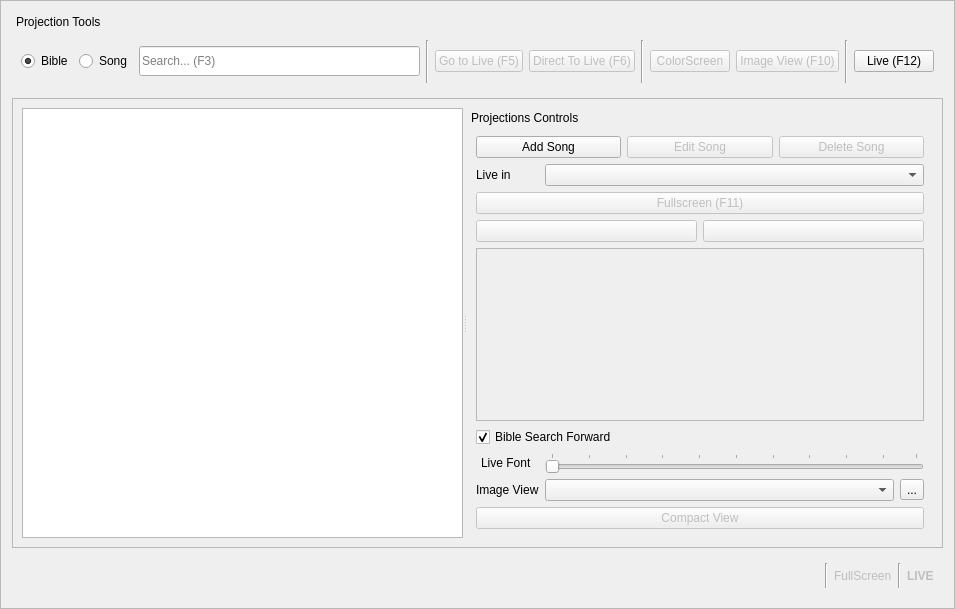
<?xml version="1.0" encoding="UTF-8"?>
<ui version="4.0">
 <class>frmPrincipal</class>
 <widget class="QFrame" name="frmPrincipal">
  <property name="geometry">
   <rect>
    <x>0</x>
    <y>0</y>
    <width>955</width>
    <height>609</height>
   </rect>
  </property>
  <property name="sizePolicy">
   <sizepolicy hsizetype="Maximum" vsizetype="Preferred">
    <horstretch>0</horstretch>
    <verstretch>0</verstretch>
   </sizepolicy>
  </property>
  <property name="windowTitle">
   <string notr="true">Frame</string>
  </property>
  <property name="windowIcon">
   <iconset resource="resources.qrc">
    <normaloff>:/main/icons/video-projector.png</normaloff>:/main/icons/video-projector.png</iconset>
  </property>
  <property name="frameShape">
   <enum>QFrame::StyledPanel</enum>
  </property>
  <property name="frameShadow">
   <enum>QFrame::Raised</enum>
  </property>
  <layout class="QVBoxLayout" name="verticalLayout_2">
   <item>
    <layout class="QVBoxLayout" name="verticalLayout">
     <property name="bottomMargin">
      <number>0</number>
     </property>
     <item>
      <widget class="QDockWidget" name="dockProjectionsTools">
       <property name="sizePolicy">
        <sizepolicy hsizetype="Preferred" vsizetype="Maximum">
         <horstretch>0</horstretch>
         <verstretch>0</verstretch>
        </sizepolicy>
       </property>
       <property name="minimumSize">
        <size>
         <width>740</width>
         <height>80</height>
        </size>
       </property>
       <property name="layoutDirection">
        <enum>Qt::LeftToRight</enum>
       </property>
       <property name="autoFillBackground">
        <bool>false</bool>
       </property>
       <property name="floating">
        <bool>false</bool>
       </property>
       <property name="features">
        <set>QDockWidget::DockWidgetMovable</set>
       </property>
       <property name="allowedAreas">
        <set>Qt::RightDockWidgetArea</set>
       </property>
       <property name="windowTitle">
        <string>Projection Tools</string>
       </property>
       <widget class="QWidget" name="dockWidgetContents">
        <layout class="QHBoxLayout" name="horizontalLayout_5">
         <item>
          <layout class="QHBoxLayout" name="horizontalLayout_4">
           <item>
            <widget class="QRadioButton" name="rbBible">
             <property name="text">
              <string>Bible</string>
             </property>
             <property name="shortcut">
              <string>Ctrl+B</string>
             </property>
             <property name="checked">
              <bool>true</bool>
             </property>
            </widget>
           </item>
           <item>
            <widget class="QRadioButton" name="rbSong">
             <property name="text">
              <string>Song</string>
             </property>
             <property name="shortcut">
              <string>Ctrl+S</string>
             </property>
            </widget>
           </item>
           <item>
            <widget class="QLineEdit" name="txtSearch">
             <property name="minimumSize">
              <size>
               <width>0</width>
               <height>30</height>
              </size>
             </property>
             <property name="toolTip">
              <string>Search...</string>
             </property>
             <property name="styleSheet">
              <string notr="true"/>
             </property>
             <property name="inputMask">
              <string notr="true"/>
             </property>
             <property name="text">
              <string notr="true"/>
             </property>
             <property name="echoMode">
              <enum>QLineEdit::Normal</enum>
             </property>
             <property name="placeholderText">
              <string>Search... (F3)</string>
             </property>
            </widget>
           </item>
           <item>
            <widget class="Line" name="line">
             <property name="orientation">
              <enum>Qt::Vertical</enum>
             </property>
            </widget>
           </item>
           <item>
            <widget class="QPushButton" name="cmdGotoLive">
             <property name="enabled">
              <bool>false</bool>
             </property>
             <property name="text">
              <string>Go to Live (F5)</string>
             </property>
             <property name="shortcut">
              <string>F5</string>
             </property>
             <property name="checkable">
              <bool>false</bool>
             </property>
             <property name="checked">
              <bool>false</bool>
             </property>
             <property name="autoRepeat">
              <bool>false</bool>
             </property>
             <property name="autoExclusive">
              <bool>false</bool>
             </property>
             <property name="autoRepeatDelay">
              <number>1</number>
             </property>
             <property name="autoRepeatInterval">
              <number>1</number>
             </property>
             <property name="flat">
              <bool>false</bool>
             </property>
            </widget>
           </item>
           <item>
            <widget class="QPushButton" name="cmdDirectToLive">
             <property name="enabled">
              <bool>false</bool>
             </property>
             <property name="text">
              <string>Direct To Live (F6)</string>
             </property>
             <property name="shortcut">
              <string>F6</string>
             </property>
             <property name="checkable">
              <bool>true</bool>
             </property>
            </widget>
           </item>
           <item>
            <widget class="Line" name="line_2">
             <property name="orientation">
              <enum>Qt::Vertical</enum>
             </property>
            </widget>
           </item>
           <item>
            <widget class="QPushButton" name="cmdColorScreen">
             <property name="enabled">
              <bool>false</bool>
             </property>
             <property name="text">
              <string>ColorScreen</string>
             </property>
            </widget>
           </item>
           <item>
            <widget class="QPushButton" name="cmdMainView">
             <property name="enabled">
              <bool>false</bool>
             </property>
             <property name="contextMenuPolicy">
              <enum>Qt::CustomContextMenu</enum>
             </property>
             <property name="text">
              <string>Image View (F10)</string>
             </property>
             <property name="shortcut">
              <string>F10</string>
             </property>
            </widget>
           </item>
           <item>
            <widget class="Line" name="line_3">
             <property name="orientation">
              <enum>Qt::Vertical</enum>
             </property>
            </widget>
           </item>
           <item>
            <widget class="QPushButton" name="cmdLive">
             <property name="text">
              <string>Live (F12)</string>
             </property>
             <property name="icon">
              <iconset>
               <normalon>:/main/icons/Live.png</normalon>
              </iconset>
             </property>
             <property name="iconSize">
              <size>
               <width>28</width>
               <height>28</height>
              </size>
             </property>
             <property name="shortcut">
              <string>F12</string>
             </property>
             <property name="checkable">
              <bool>true</bool>
             </property>
             <property name="autoRepeat">
              <bool>false</bool>
             </property>
            </widget>
           </item>
          </layout>
         </item>
        </layout>
       </widget>
      </widget>
     </item>
     <item>
      <widget class="QScrollArea" name="scrollArea">
       <property name="frameShape">
        <enum>QFrame::StyledPanel</enum>
       </property>
       <property name="frameShadow">
        <enum>QFrame::Sunken</enum>
       </property>
       <property name="verticalScrollBarPolicy">
        <enum>Qt::ScrollBarAlwaysOff</enum>
       </property>
       <property name="horizontalScrollBarPolicy">
        <enum>Qt::ScrollBarAlwaysOff</enum>
       </property>
       <property name="widgetResizable">
        <bool>true</bool>
       </property>
       <widget class="QWidget" name="scrollAreaWidgetContents">
        <property name="geometry">
         <rect>
          <x>0</x>
          <y>0</y>
          <width>927</width>
          <height>444</height>
         </rect>
        </property>
        <layout class="QHBoxLayout" name="horizontalLayout_2">
         <item>
          <widget class="QSplitter" name="splitter">
           <property name="orientation">
            <enum>Qt::Horizontal</enum>
           </property>
           <widget class="QTextEdit" name="txtPreview">
            <property name="sizePolicy">
             <sizepolicy hsizetype="Maximum" vsizetype="Expanding">
              <horstretch>0</horstretch>
              <verstretch>0</verstretch>
             </sizepolicy>
            </property>
            <property name="minimumSize">
             <size>
              <width>0</width>
              <height>0</height>
             </size>
            </property>
            <property name="font">
             <font>
              <pointsize>12</pointsize>
              <weight>75</weight>
              <bold>true</bold>
             </font>
            </property>
            <property name="focusPolicy">
             <enum>Qt::ClickFocus</enum>
            </property>
            <property name="undoRedoEnabled">
             <bool>false</bool>
            </property>
            <property name="lineWrapMode">
             <enum>QTextEdit::WidgetWidth</enum>
            </property>
            <property name="readOnly">
             <bool>true</bool>
            </property>
           </widget>
           <widget class="QDockWidget" name="dockProjectionsControls">
            <property name="sizePolicy">
             <sizepolicy hsizetype="Minimum" vsizetype="Preferred">
              <horstretch>0</horstretch>
              <verstretch>0</verstretch>
             </sizepolicy>
            </property>
            <property name="minimumSize">
             <size>
              <width>0</width>
              <height>398</height>
             </size>
            </property>
            <property name="contextMenuPolicy">
             <enum>Qt::NoContextMenu</enum>
            </property>
            <property name="acceptDrops">
             <bool>true</bool>
            </property>
            <property name="layoutDirection">
             <enum>Qt::LeftToRight</enum>
            </property>
            <property name="autoFillBackground">
             <bool>false</bool>
            </property>
            <property name="floating">
             <bool>false</bool>
            </property>
            <property name="features">
             <set>QDockWidget::DockWidgetMovable</set>
            </property>
            <property name="allowedAreas">
             <set>Qt::RightDockWidgetArea</set>
            </property>
            <property name="windowTitle">
             <string>Projections Controls</string>
            </property>
            <widget class="QWidget" name="dockWidgetContents_3">
             <layout class="QGridLayout" name="gridLayout_3">
              <item row="0" column="0">
               <layout class="QGridLayout" name="gridLayout">
                <item row="8" column="0" colspan="2">
                 <widget class="QCheckBox" name="chkSearchForward">
                  <property name="text">
                   <string>Bible Search Forward</string>
                  </property>
                  <property name="checked">
                   <bool>true</bool>
                  </property>
                 </widget>
                </item>
                <item row="12" column="0">
                 <widget class="QLabel" name="label_2">
                  <property name="text">
                   <string>Image View</string>
                  </property>
                 </widget>
                </item>
                <item row="4" column="0" colspan="2">
                 <widget class="QPushButton" name="cmdFullScreen">
                  <property name="enabled">
                   <bool>false</bool>
                  </property>
                  <property name="text">
                   <string>Fullscreen (F11)</string>
                  </property>
                  <property name="icon">
                   <iconset>
                    <normalon>:/main/icons/Fullscreen-64.png</normalon>
                   </iconset>
                  </property>
                  <property name="shortcut">
                   <string>F11</string>
                  </property>
                  <property name="checkable">
                   <bool>true</bool>
                  </property>
                 </widget>
                </item>
                <item row="14" column="0" colspan="2">
                 <widget class="QPushButton" name="cmdCompactView">
                  <property name="enabled">
                   <bool>false</bool>
                  </property>
                  <property name="text">
                   <string>Compact View</string>
                  </property>
                  <property name="checkable">
                   <bool>true</bool>
                  </property>
                 </widget>
                </item>
                <item row="5" column="0" colspan="2">
                 <layout class="QHBoxLayout" name="horizontalLayout_3">
                  <item>
                   <widget class="QPushButton" name="cmdPrevious">
                    <property name="enabled">
                     <bool>false</bool>
                    </property>
                    <property name="toolTip">
                     <string>Go to previous slide</string>
                    </property>
                    <property name="layoutDirection">
                     <enum>Qt::LeftToRight</enum>
                    </property>
                    <property name="text">
                     <string/>
                    </property>
                    <property name="icon">
                     <iconset>
                      <normalon>:/main/icons/Go back.png</normalon>
                     </iconset>
                    </property>
                    <property name="iconSize">
                     <size>
                      <width>20</width>
                      <height>20</height>
                     </size>
                    </property>
                    <property name="shortcut">
                     <string>Ctrl+Left</string>
                    </property>
                    <property name="checkable">
                     <bool>false</bool>
                    </property>
                    <property name="checked">
                     <bool>false</bool>
                    </property>
                   </widget>
                  </item>
                  <item>
                   <widget class="QPushButton" name="cmdNext">
                    <property name="enabled">
                     <bool>false</bool>
                    </property>
                    <property name="toolTip">
                     <string>Go to next slide</string>
                    </property>
                    <property name="layoutDirection">
                     <enum>Qt::LeftToRight</enum>
                    </property>
                    <property name="autoFillBackground">
                     <bool>false</bool>
                    </property>
                    <property name="text">
                     <string/>
                    </property>
                    <property name="icon">
                     <iconset>
                      <normalon>:/main/icons/Go forward.png</normalon>
                     </iconset>
                    </property>
                    <property name="iconSize">
                     <size>
                      <width>20</width>
                      <height>20</height>
                     </size>
                    </property>
                    <property name="shortcut">
                     <string>Ctrl+Right</string>
                    </property>
                   </widget>
                  </item>
                 </layout>
                </item>
                <item row="2" column="0" colspan="2">
                 <layout class="QHBoxLayout" name="horizontalLayout_9">
                  <item>
                   <widget class="QPushButton" name="cmdAddSong">
                    <property name="enabled">
                     <bool>true</bool>
                    </property>
                    <property name="text">
                     <string>Add Song</string>
                    </property>
                    <property name="icon">
                     <iconset resource="resources.qrc">
                      <normaloff>:/main/icons/add-16.png</normaloff>:/main/icons/add-16.png</iconset>
                    </property>
                   </widget>
                  </item>
                  <item>
                   <widget class="QPushButton" name="cmdEditSong">
                    <property name="enabled">
                     <bool>false</bool>
                    </property>
                    <property name="text">
                     <string>Edit Song</string>
                    </property>
                    <property name="icon">
                     <iconset resource="resources.qrc">
                      <normaloff>:/main/icons/edit-16.png</normaloff>:/main/icons/edit-16.png</iconset>
                    </property>
                   </widget>
                  </item>
                  <item>
                   <widget class="QPushButton" name="cmdDeleteSong">
                    <property name="enabled">
                     <bool>false</bool>
                    </property>
                    <property name="text">
                     <string>Delete Song</string>
                    </property>
                    <property name="icon">
                     <iconset resource="resources.qrc">
                      <normaloff>:/main/icons/delete-16.png</normaloff>:/main/icons/delete-16.png</iconset>
                    </property>
                   </widget>
                  </item>
                 </layout>
                </item>
                <item row="11" column="1">
                 <widget class="QSlider" name="sLiveFont">
                  <property name="minimum">
                   <number>1</number>
                  </property>
                  <property name="maximum">
                   <number>100</number>
                  </property>
                  <property name="tracking">
                   <bool>false</bool>
                  </property>
                  <property name="orientation">
                   <enum>Qt::Horizontal</enum>
                  </property>
                  <property name="tickPosition">
                   <enum>QSlider::TicksAbove</enum>
                  </property>
                  <property name="tickInterval">
                   <number>0</number>
                  </property>
                 </widget>
                </item>
                <item row="11" column="0">
                 <widget class="QLabel" name="label">
                  <property name="sizePolicy">
                   <sizepolicy hsizetype="Maximum" vsizetype="Preferred">
                    <horstretch>0</horstretch>
                    <verstretch>0</verstretch>
                   </sizepolicy>
                  </property>
                  <property name="text">
                   <string>Live Font</string>
                  </property>
                  <property name="indent">
                   <number>5</number>
                  </property>
                 </widget>
                </item>
                <item row="7" column="0" colspan="2">
                 <widget class="QScrollArea" name="saCmdSlides">
                  <property name="widgetResizable">
                   <bool>true</bool>
                  </property>
                  <widget class="QWidget" name="scrollAreaWidgetContents_2">
                   <property name="geometry">
                    <rect>
                     <x>0</x>
                     <y>0</y>
                     <width>453</width>
                     <height>138</height>
                    </rect>
                   </property>
                   <layout class="QGridLayout" name="gridLayout_2">
                    <item row="0" column="0">
                     <layout class="QGridLayout" name="cmdSlides"/>
                    </item>
                   </layout>
                  </widget>
                 </widget>
                </item>
                <item row="3" column="0">
                 <widget class="QLabel" name="label_3">
                  <property name="text">
                   <string>Live in</string>
                  </property>
                 </widget>
                </item>
                <item row="3" column="1">
                 <widget class="QComboBox" name="cbLiveIn"/>
                </item>
                <item row="12" column="1">
                 <layout class="QHBoxLayout" name="horizontalLayout_7">
                  <item>
                   <widget class="QComboBox" name="cbImagesView"/>
                  </item>
                  <item>
                   <widget class="QToolButton" name="cmdRefreshImageView">
                    <property name="toolTip">
                     <string>Refresh Images View List</string>
                    </property>
                    <property name="text">
                     <string>...</string>
                    </property>
                    <property name="icon">
                     <iconset>
                      <normalon>:/main/icons/refresh-20.png</normalon>
                     </iconset>
                    </property>
                    <property name="iconSize">
                     <size>
                      <width>20</width>
                      <height>20</height>
                     </size>
                    </property>
                   </widget>
                  </item>
                 </layout>
                </item>
               </layout>
              </item>
             </layout>
            </widget>
           </widget>
          </widget>
         </item>
        </layout>
       </widget>
      </widget>
     </item>
    </layout>
   </item>
   <item>
    <widget class="QWidget" name="statusBar" native="true">
     <property name="sizePolicy">
      <sizepolicy hsizetype="Preferred" vsizetype="Preferred">
       <horstretch>0</horstretch>
       <verstretch>0</verstretch>
      </sizepolicy>
     </property>
     <property name="minimumSize">
      <size>
       <width>0</width>
       <height>28</height>
      </size>
     </property>
     <layout class="QHBoxLayout" name="horizontalLayout_6">
      <item>
       <layout class="QHBoxLayout" name="horizontalLayout">
        <item>
         <widget class="QLabel" name="lblStatusIcon">
          <property name="sizePolicy">
           <sizepolicy hsizetype="Maximum" vsizetype="Preferred">
            <horstretch>0</horstretch>
            <verstretch>0</verstretch>
           </sizepolicy>
          </property>
          <property name="minimumSize">
           <size>
            <width>0</width>
            <height>25</height>
           </size>
          </property>
          <property name="maximumSize">
           <size>
            <width>16777215</width>
            <height>16777215</height>
           </size>
          </property>
          <property name="text">
           <string/>
          </property>
          <property name="pixmap">
           <pixmap resource="resources.qrc">:/main/icons/valid-24.png</pixmap>
          </property>
          <property name="scaledContents">
           <bool>false</bool>
          </property>
         </widget>
        </item>
        <item>
         <widget class="QLabel" name="lblGeneralStatus">
          <property name="sizePolicy">
           <sizepolicy hsizetype="Maximum" vsizetype="Preferred">
            <horstretch>0</horstretch>
            <verstretch>0</verstretch>
           </sizepolicy>
          </property>
          <property name="text">
           <string/>
          </property>
          <property name="textFormat">
           <enum>Qt::LogText</enum>
          </property>
          <property name="indent">
           <number>10</number>
          </property>
         </widget>
        </item>
        <item>
         <spacer name="horizontalSpacer">
          <property name="orientation">
           <enum>Qt::Horizontal</enum>
          </property>
          <property name="sizeHint" stdset="0">
           <size>
            <width>40</width>
            <height>20</height>
           </size>
          </property>
         </spacer>
        </item>
        <item>
         <widget class="QLabel" name="lblButton">
          <property name="text">
           <string/>
          </property>
         </widget>
        </item>
        <item>
         <widget class="Line" name="line_5">
          <property name="orientation">
           <enum>Qt::Vertical</enum>
          </property>
         </widget>
        </item>
        <item>
         <widget class="QLabel" name="lblFullScreen">
          <property name="enabled">
           <bool>false</bool>
          </property>
          <property name="text">
           <string>FullScreen</string>
          </property>
         </widget>
        </item>
        <item>
         <widget class="Line" name="line_4">
          <property name="orientation">
           <enum>Qt::Vertical</enum>
          </property>
         </widget>
        </item>
        <item>
         <widget class="QLabel" name="lblLive">
          <property name="enabled">
           <bool>false</bool>
          </property>
          <property name="font">
           <font>
            <weight>75</weight>
            <bold>true</bold>
           </font>
          </property>
          <property name="text">
           <string>LIVE</string>
          </property>
         </widget>
        </item>
       </layout>
      </item>
     </layout>
    </widget>
   </item>
  </layout>
 </widget>
 <tabstops>
  <tabstop>rbBible</tabstop>
  <tabstop>rbSong</tabstop>
  <tabstop>txtSearch</tabstop>
  <tabstop>cmdGotoLive</tabstop>
  <tabstop>cmdDirectToLive</tabstop>
  <tabstop>cmdColorScreen</tabstop>
  <tabstop>cmdMainView</tabstop>
  <tabstop>cmdLive</tabstop>
  <tabstop>scrollArea</tabstop>
 </tabstops>
 <resources>
  <include location="resources.qrc"/>
 </resources>
 <connections/>
</ui>
